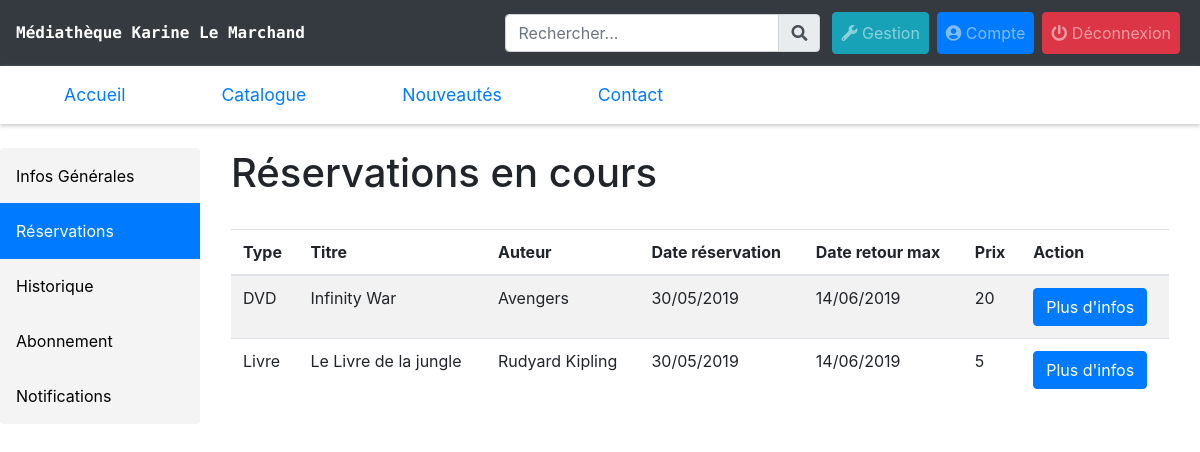
The app's page /php/liste_reservations.php (signed in) with its own data.
### tables this page shows
CREATE TABLE `reservation` (
  `id` int(11) NOT NULL,
  `dateDebut` date NOT NULL,
  `dateRetour` date NOT NULL,
  `emprunte` tinyint(1) NOT NULL DEFAULT '0',
  `retour` tinyint(1) NOT NULL DEFAULT '0',
  `membre` int(11) NOT NULL,
  `media` int(11) NOT NULL
);

CREATE TABLE `media` (
  `id` int(11) NOT NULL,
  `auteur` varchar(20) NOT NULL,
  `prix` int(11) NOT NULL,
  `type` enum('Livre','CD','DVD','Revue') NOT NULL DEFAULT 'Livre',
  `nbExemplaire` int(11) NOT NULL,
  `titre` varchar(50) NOT NULL,
  `photo` varchar(100) DEFAULT NULL
);

### php/liste_reservations.php (the view, shortened to what this page needs)
<?php
include "../php/includes.php";
$requete_reservations = "select m.id as media_id, titre, auteur, type, dateDebut, dateRetour, membre, prix
from reservation r, media m
where r.retour = 0
and r.membre =".$_SESSION["id_utilisateur"]."
and r.media = m.id";
$result  = requete_tableau($requete_reservations);
$tableau_en_cours = "";
$timestamp = time();
foreach($result as $reservation)
{
  $tableau_en_cours .= "
  <tr".($timestamp < strtotime($reservation['dateRetour']) ? "" : " class=\"table-danger\"").">
  <td>
  ".$reservation["type"]."
  </td>
  <td>
  ".$reservation["titre"]."
  </td>
  <td>
  ".$reservation["auteur"]."
  </td>
  <td>
  ".date('d/m/Y', strtotime($reservation["dateDebut"]))."
  </td>
  <td>
  ".date('d/m/Y', strtotime($reservation['dateRetour']))."
  </td>
  <td>
  ".$reservation["prix"]."
  </td>
  <td>
  <a href=\"info_media.php?id=".$reservation["media_id"]."\" class=\"btn btn-primary\">Plus d'infos</a>
  </td>
  </tr>";
}
?>
<div class="sidebar list-group">
  <a class=" list-group-item" href="account.php">Infos Générales</a>
  <a class="active list-group-item" href="#">Réservations</a>
  <a class=" list-group-item" href="historique.php">Historique</a>
  <a class=" list-group-item" href="abonnement.php">Abonnement</a>
  <a class=" list-group-item" href="wishlist.php">Notifications</a>
</div>
<div class="content">
  <div class="container ">
    <div class="row">
      <div class="col-lg-12">
        <h1>Réservations en cours</h1>
        <br>
        <table class="table table-hover table-striped self-align-center">
          <thead>
            <tr>
              <th scope="col">
                Type
              </th>
              <th scope="col">
                Titre
              </th>
              <th scope="col">
                Auteur
              </th>
              <th scope="col">
                Date réservation
              </th>
              <th scope="col">
                Date retour max
              </th>
              <th scope="col">
                Prix
              </th>
              <th scope="col">
                Action
              </th>
            </tr>
          </thead>
          <tbody>
            <?= $tableau_en_cours?>
          </tbody>
        </table>
        <br>
      </div>
    </div>
  </div>
</div>
<?php
include "../php/footer.php";
?>

### css/style.css (style rules this page uses)
.sidebar { margin: 0; padding: 0; width: 200px; position: fixed; height: 100%; overflow: auto; }
.sidebar a { display: block; color: black; padding: 16px; text-decoration: none; background-color: #F4F4F4; }
div.content { margin-left: 200px; padding: 1px 16px; height: 1000px; }
.list-group-item { border: 0px; }

### records on screen
reservation: media.type "DVD", media.titre "Infinity War", media.auteur "Avengers", dateDebut "30/05/2019", dateRetour "14/06/2019", media.prix "20"
reservation: media.type "Livre", media.titre "Le Livre de la jungle", media.auteur "Rudyard Kipling", dateDebut "30/05/2019", dateRetour "14/06/2019", media.prix "5"
